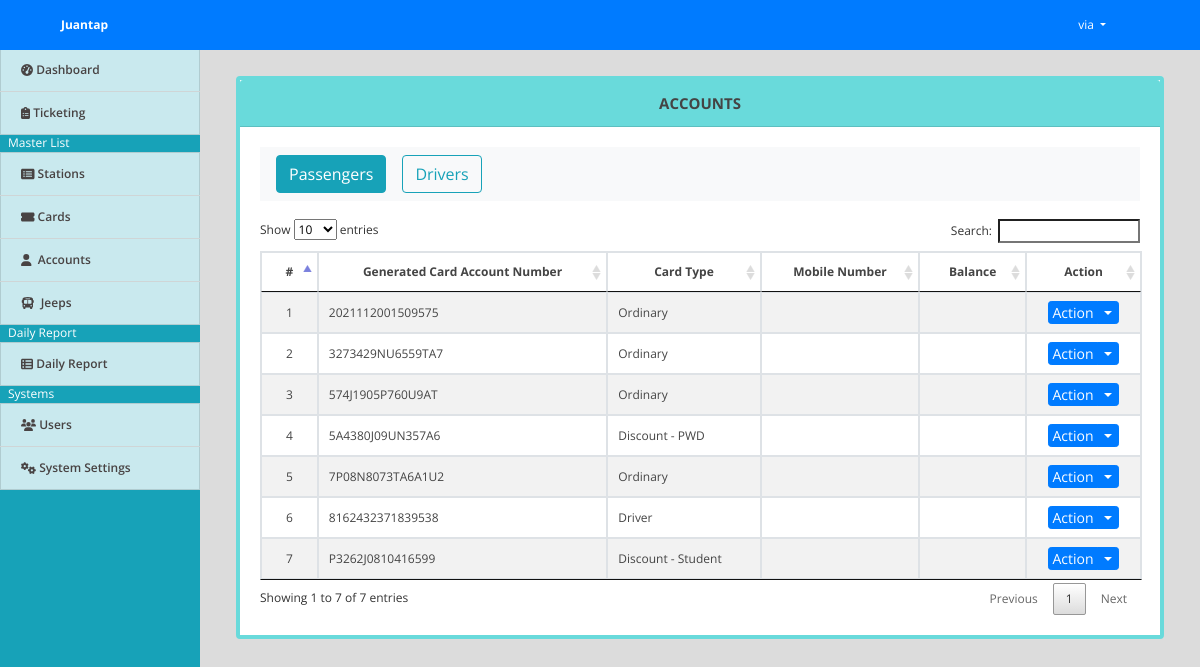
Screenshot of /index.php?page=accounts (signed in) with the database file from the repository.
### tables this page shows
CREATE TABLE `cards` (
  `rfid` int(10) NOT NULL,
  `gcan` varchar(255) NOT NULL,
  `types` varchar(255) NOT NULL
);

### accounts.php (the view, shortened to what this page needs)
<div class="container-fluid">
	<br>
	<br>
	<div class="col-lg-12">
		<div class="card border-teal ">
			<div class="card-header bg-teal text-center" id="cardfont"><b>ACCOUNTS</b></div>
			<div class="card-body">
				<nav class="navbar navbar-light bg-light">
  <form class="form-inline" action="accounts.php" method="POST">
   <span> <a  href="index.php?page=accounts"> <button  class="btn btn-info  btn-info mr-3" type="button" >Passengers</button> </a> </span>
    <span> <a  href="index.php?page=driver_saccount"> <button class="btn btn-outline-info" type="button">Drivers</button> </a></span>
  </form>
</nav>
<br>
				<table class="table-striped table-bordered" >
			<thead>
				<tr>
					<th class="text-center">#</th>
					<th class="text-center">Generated Card Account Number</th>
					<th class="text-center">Card Type</th>
					<th class="text-center">Mobile Number</th>
					<th class="text-center">Balance</th>
					<th class="text-center">Action</th>
				</tr>
			</thead>
			<tbody>
				<?php
 					include 'db_connect.php';
 					$cards = $conn->query("SELECT * FROM cards");
 					$i = 1;
 					while($row = $cards->fetch_assoc()):
				 ?>
				 <tr>
				 	<td class="text-center">
				 		<?php echo $i++ ?>
				 	</td>
				 	<td>
				 		<?php echo ucwords($row['gcan']) ?>
				 	</td>
				 	<td>
				 		<?php echo $row['types'] ?>
				 	</td>
				 	<td>
				 	</td>
				 	<td>
				 	</td>
				 	<td>
					 	<center>
							<div class="btn-group">
							  <button type="button" class="btn btn-primary btn-sm">Action</button>
							  <button type="button" class="btn btn-primary btn-sm dropdown-toggle dropdown-toggle-split" data-toggle="dropdown" aria-haspopup="true" aria-expanded="false">
							  </button>
							</div>
						</center>
				 	</td>
				 </tr>
				<?php endwhile; ?>
			</tbody>
		</table>
			</div>
		</div>
	</div>
</div>

### index.php (shortened to what this page needs)
<!DOCTYPE html>
<html lang="en">
<head>
<?php
 include('./header.php');
 ?>
</head>
<body>
	<?php include 'topbar.php' ?>
	<?php include 'navbar.php' ?>
  <main id="view-panel" >
      <?php $page = isset($_GET['page']) ? $_GET['page'] :'home'; ?>
  	<?php include $page.'.php' ?>
  </main>
</body>
</html>

### header.php (shortened to what this page needs)
  <link rel="stylesheet" href="assets/font-awesome/css/all.min.css">
<link href="assets/vendor/bootstrap/css/bootstrap.min.css" rel="stylesheet">
<link href="assets/vendor/icofont/icofont.min.css" rel="stylesheet">
<link href="assets/vendor/boxicons/css/boxicons.min.css" rel="stylesheet">
<link href="assets/vendor/venobox/venobox.css" rel="stylesheet">
<link href="assets/vendor/animate.css/animate.min.css" rel="stylesheet">
<link href="assets/vendor/remixicon/remixicon.css" rel="stylesheet">
<link href="assets/vendor/owl.carousel/assets/owl.carousel.min.css" rel="stylesheet">
<link href="assets/vendor/bootstrap-datepicker/css/bootstrap-datepicker.min.css" rel="stylesheet">
<link href="assets/DataTables/datatables.min.css" rel="stylesheet">
<link href="assets/css/jquery.datetimepicker.min.css" rel="stylesheet">
<link href="assets/css/select2.min.css" rel="stylesheet">
<link href="assets/css/style.css" rel="stylesheet">
<link type="text/css" rel="stylesheet" href="assets/css/jquery-te-1.4.0.css">

### topbar.php (shortened to what this page needs)
<nav class="navbar navbar-light fixed-top bg-primary" style="padding:15">
  <div class="container-fluid mt-2 mb-2">
  	<div class="col-lg-12">
      <div class="col-md-4 float-left text-white">
        <large><b><?php echo isset($_SESSION['system']['name']) ? $_SESSION['system']['name'] : '' ?></b></large>
      </div>
	  	<div class="float-right mr-5">
        <div class=" dropdown ">
            <a href="#" class="text-white dropdown-toggle"  id="account_settings" data-toggle="dropdown" aria-haspopup="true" aria-expanded="false"><?php echo $_SESSION['login_name'] ?> </a>
        </div>
      </div>
  </div>
</nav>

### navbar.php (shortened to what this page needs)
<nav id="sidebar" class='mx-lt-5 bg-info mb-10 '   >
		<br>
		<div class="sidebar-list mb-10">
				<a href="index.php?page=home" class="nav-item nav-home"><span class='icon-field'><i class="fa fa-tachometer-alt "></i></span> Dashboard</a>
				<a href="ticketing/index.php" class="nav-item nav-ticketing"><span class='icon-field'><i class="fa fa-clipboard-list "></i></span> Ticketing</a>
				<?php if($_SESSION['login_type'] == 1): ?>
				<div class="mx-2 text-white">Master List</div>
				<a href="index.php?page=stations" class="nav-item nav-stations"><span class='icon-field'><i class="fa fa-list-alt "></i></span>&nbsp;Stations</a>
				<a href="index.php?page=issuanceOfcards" class="nav-item nav-prices"><span class='icon-field'><i class="fa fa-ticket-alt "></i></span>&nbsp;Cards</a>
				<?php endif; ?>
				<a href="index.php?page=accounts" class="nav-item nav-cards" ><span  class='icon-field'> <i class="fas fa-user"></i> </span>&nbsp;Accounts</a>
				<a href="index.php?page=jeeps" class="nav-item nav-cards" ><span  class='icon-field'> <i class="fas fa-bus f-left"></i></span>&nbsp;&nbsp;Jeeps</a>
				<div class="mx-2 text-white">Daily Report</div>
				<a href="index.php?page=daily_report" class="nav-item nav-daily_report"><span class='icon-field'><i class="fa fa-th-list"></i></span> Daily Report</a>
				<?php if($_SESSION['login_type'] == 1): ?>
				<div class="mx-2 text-white">Systems</div>
				<a href="index.php?page=users" class="nav-item nav-users"><span class='icon-field'><i class="fa fa-users "></i>
				</span> Users</a>
				<a href="index.php?page=site_settings" class="nav-item nav-site_settings"><span class='icon-field'><i class="fa fa-cogs"></i></span> System Settings</a>
			<?php endif; ?>
		</div>
</nav>

### assets/css/style.css (style rules this page uses)
body { font-family: "Open Sans", sans-serif; color: #444444; width: 100%; height: calc(100%); font-size: 12px; }
a { color: #1977cc; }
nav#sidebar { height: calc(100%); position: fixed; z-index: 99; left: 0; width: 200px; font-size: 12px; top: 2.5em; }
a.nav-item { position: relative; display: block; padding: .75rem 1.25rem; margin-bottom: -1px; border: 1px solid rgba(0,0,0,.125); background-color: #ffffffc4; color: #484343; font-weight: 600; }
main#view-panel { margin-left: 200px; width:calc(100% - 200px); margin-top: 2.8em; padding: .5em }
.btn-sm { padding: .0001rem .2rem; }

### index.php (style rules this page uses)
body { background: #80808045; }

### accounts.php (style rules this page uses)
.border-teal { border-color:#69DADB; border-width: 4px; }
.bg-teal { background: #69DADB; }
#cardfont { font-size:15px; }

### rows the page displays
cards: gcan "2021112001509575", types "Ordinary"
cards: gcan "3273429NU6559TA7", types "Ordinary"
cards: gcan "574J1905P760U9AT", types "Ordinary"
cards: gcan "5A4380J09UN357A6", types "Discount - PWD"
cards: gcan "7P08N8073TA6A1U2", types "Ordinary"
cards: gcan "8162432371839538", types "Driver"
cards: gcan "P3262J0810416599", types "Discount - Student"

### other values shown
$_SESSION['system']['name'] "Juantap"
$_SESSION['login_name'] "via"
